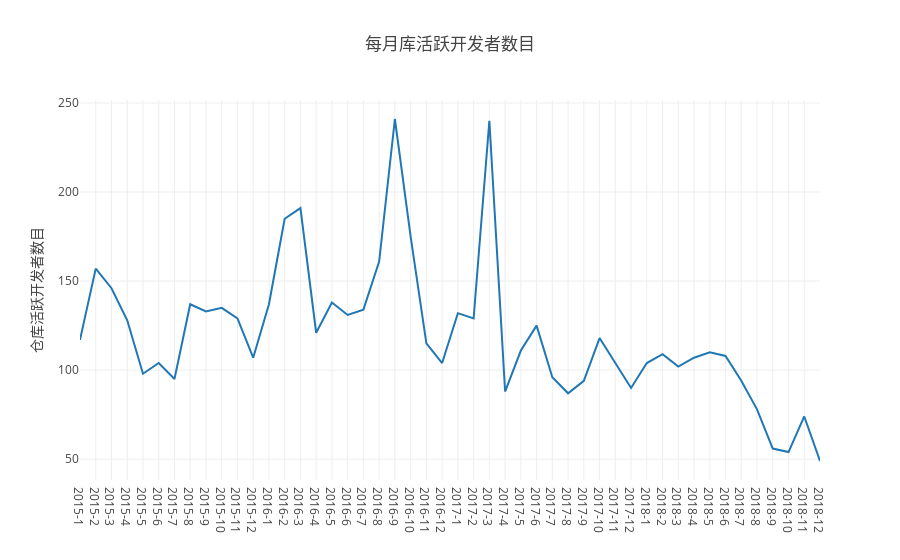

Notebook cell for this chart:
### Code cell
// 4 每月在仓库中活跃（只要有日志产生就算）的不同开发者（也就是一个GitHub账号）总数
Promise.all(years.map(y => {
    var q = `select count(distinct actor_id) as active_users,
    concat(toString(toYear(created_date)),'-',toString(toMonth(created_date))) as time
    from github_log.year${y} 
    where repo_id=${my_repo_id}
    group by toYear(created_date),toMonth(created_date)
    order by toYear(created_date),toMonth(created_date)
    `
    return openDigger.driver.clickhouse.query(q);
})).then(data => {
    //console.log(data)
    var active_users = [], time = [], table = [];
    data.forEach(y_info=>{
        //console.log("11: ",y_info)
        y_info.forEach(m_info=>{
            table.push({'时间':m_info.time, '每月仓库活跃开发者数目':parseInt(m_info.active_users)});
            active_users.push(m_info.active_users);
            time.push(m_info.time)
        })
    }
    )
    console.table(table);
    openDigger.render.plotly([
        {x: time, y: active_users, mode:'scatter', name:'仓库活跃开发者数目'}, 
    ], {
        title: '每月库活跃开发者数目',
        yaxis: { title: '仓库活跃开发者数目'},
        xaxis: {type: 'category'}
    });
});

### Figure 1 — Plotly figure (JSON) as saved in the notebook; plotly's stock layout.template omitted (floating-point values rounded to 4 significant figures)
{"data": [{"mode": "scatter", "name": "仓库活跃开发者数目", "x": ["2015-1", "2015-2", "2015-3", "2015-4", "2015-5", "2015-6", "2015-7", "2015-8", "2015-9", "2015-10", "2015-11", "2015-12", "2016-1", "2016-2", "2016-3", "2016-4", "2016-5", "2016-6", "2016-7", "2016-8", "2016-9", "2016-10", "2016-11", "2016-12", "2017-1", "2017-2", "2017-3", "2017-4", "2017-5", "2017-6", "2017-7", "2017-8", "2017-9", "2017-10", "2017-11", "2017-12", "2018-1", "2018-2", "2018-3", "2018-4", "2018-5", "2018-6", "2018-7", "2018-8", "2018-9", "2018-10", "2018-11", "2018-12"], "y": ["117", "157", "146", "128", "98", "104", "95", "137", "133", "135", "129", "107", "137", "185", "191", "121", "138", "131", "134", "161", "241", "175", "115", "104", "132", "129", "240", "88", "111", "125", "96", "87", "94", "118", "104", "90", "104", "109", "102", "107", "110", "108", "94", "78", "56", "54", "74", "49"]}], "layout": {"autosize": true, "title": {"text": "每月库活跃开发者数目"}, "xaxis": {"autorange": true, "range": [0, 47], "type": "category"}, "yaxis": {"autorange": true, "range": [38.33, 251.7], "title": {"text": "仓库活跃开发者数目"}, "type": "linear"}}}
